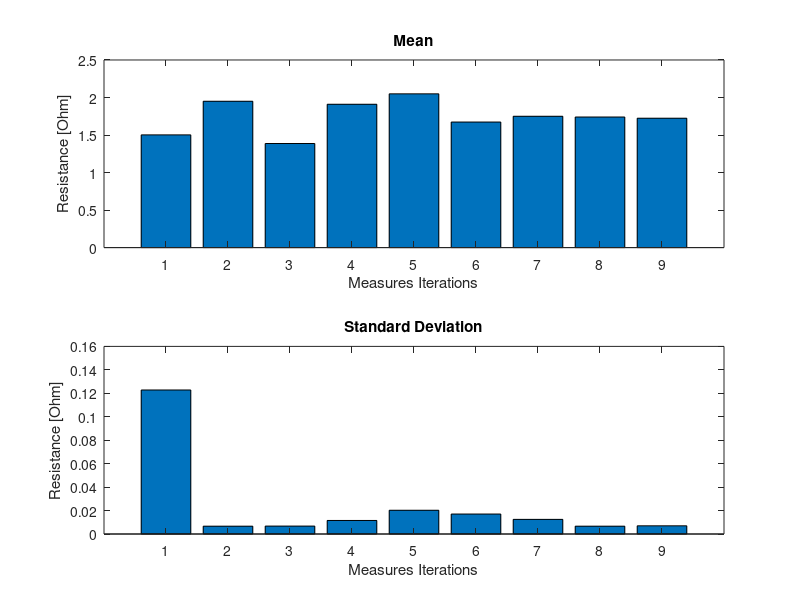

MATLAB code to generate this figure: (Note: this script raises an error after producing the figure.)
clear
load ./Data/v.mat
% Each column (of each loaded variable)
% represents a sensor
% Example: plot(finger_finger(:, 1)) to plot just one of them

mean_ff = mean(finger_finger, 1);
std_ff = std(finger_finger);
mean_rr = mean(ribbon_ribbon, 1);
std_rr = std(ribbon_ribbon);
mean_rf = mean(ribbon_finger, 1);
std_rf = std(ribbon_finger);
mean_c = mean(capacitors, 1);
std_c = std(capacitors);
row_capacitors = reshape(capacitors(:,2:end), 90, 1);

%% Resistance Bar Plots (mean and std)
fig = figure('units','normalized','outerposition',[0 0 1 1]);
subplot(2, 1, 1);
bar(mean_ff);
title("Mean")
ylabel("Resistance [Ohm]")
xlabel("Measures Iterations")
disp("Mean Min/Max finger finger: " + min(mean_ff)+"/"+max(mean_ff))

subplot(2, 1, 2);
bar(std_ff);
title("Standard Deviation")
ylabel("Resistance [Ohm]")
xlabel("Measures Iterations")
fontsize(30, "points")
disp("Std Min/Max finger finger: " + min(std_ff)+"/"+max(std_ff))
saveas(fig, "Figures/bar_finger_finger.png");

fig = figure('units','normalized','outerposition',[0 0 1 1]);
subplot(2, 1, 1);
bar(mean_rr);
title("Mean")
ylabel("Resistance [Ohm]")
xlabel("Measures Iterations")
disp("Mean Min/Max Ribbon Ribbon: " + min(mean_rr)+"/"+max(mean_rr))

subplot(2, 1, 2);
bar(std_rr);
title("Standard Deviation")
ylabel("Resistance [Ohm]")
xlabel("Measures Iterations")
fontsize(30, "points")
disp("Std Min/Max Ribbon Ribbon: " + min(std_rr)+"/"+max(std_rr))
saveas(fig, "Figures/bar_ribbon_ribbon.png");


fig = figure('units','normalized','outerposition',[0 0 1 1]);
subplot(2, 1, 1);
bar(mean_rf);
title("Mean")
ylabel("Resistance [Ohm]")
xlabel("Measures Iterations")
disp("Mean Min/Max Ribbon Finger: " + min(mean_rf)+"/"+max(mean_rf))

subplot(2, 1, 2);
bar(std_rf);
title("Standard Deviation")
ylabel("Resistance [Ohm]")
xlabel("Measures Iterations")
fontsize(30, "points")
disp("Std Min/Max Ribbon Finger: " + min(std_rf)+"/"+max(std_rf))
saveas(fig, "Figures/bar_ribbon_finger.png");

%% Capacitance Bar Plots (mean and std)

fig = figure('units','normalized','outerposition',[0 0 1 1]);
subplot(2, 1, 1);
bar(mean_c);
title("Mean")
ylabel("Capacitance [F]")
xlabel("Measure Iterations")

subplot(2, 1, 2);
bar(std_c);
title("Standard Deviation")
ylabel("Capacitance [F]")
xlabel("Measure Iterations")
fontsize(35, "points")
saveas(fig, "Figures/bar_capacitance.png");

%% Inkjet printing camera measures

fig = figure('units','normalized','outerposition',[0 0 1 1]);
subplot(2, 1, 1);
X = categorical({'Finger Length', 'Finger Width', 'Finger Spacing'});
bar(X, [mean(misure.finger_lenght) ...
     mean(misure.finger_width) ...
     mean(misure.finger_spacing)]);

title("Mean")
ylabel("Capacitance [F]")
xlabel("Measure Iterations")

subplot(2, 1, 2);
bar(X, [std(misure.finger_lenght) ...
     std(misure.finger_width) ...
     std(misure.finger_spacing)]);
title("Standard Deviation")
ylabel("Capacitance [F]")
xlabel("Measure Iterations")
fontsize(35, "points")
% saveas(fig, "Figures/bar_capacitance.png");
%% Compare Capacitance (only PET layer) respect to the measures
% done with the printing machine.
clear
l = 5e-3;           %overlapping finger length
n = 6;              %number of IDC finger pairs
b = 0.3e-3;         %finger width;
d = 0.3e-3;         %finger spacings;

h1 = 140e-6;        %layer 1 thickness;
h2 = 1e-5;          %layer 2 thickness;
h3 = 1e-5;          %layer 3 thickness;
eps1 = 3.5;         %dielectric permittivity of PET (substrate);
eps2 = 1.23;        %dielectric permittivity of Politopamina (sensitive layer);
eps3 = 1;           %dielectric permittivity of layer 3 (MUT);
lambda = 2*(b + d);

% using the setted parameters (during printing)
CKim = c_idc3k(eps1,eps2,eps3,h1,h2,h3,b,d,l,n);
disp("Setted Values Capacitance: " + CKim/1e-12 + " pF")

l = 4998.1e-6; 
b = 0.2997e-3;
d = 0.28785e-3;

% using the printed parameters (during printing)
CKim = c_idc3k(eps1,eps2,eps3,h1,h2,h3,b,d,l,n);
disp("Real Values (means) Capacitance: " + CKim/1e-12 + " pF")

%% Matching model with the real measured capacitances
% Given the capacitance measures obtained with the LCR meter
% we find what values (h1 and eps1) must assume the model
% to match the real capacitances.
fig = figure('units','normalized','outerposition',[0 0 1 1]);
startH = 0.1e-3; 
stepH = 0.05e-3;
endH = lambda;

startEps = 1.23;
stepEps = 0.2;
endEps = 6;

epsVector = zeros(floor((endEps-startEps)/stepEps), 1); % Vector containing the permettivitys of the second layer
hVector = zeros(floor((endH-startH)/stepH), 1); % Vector containing the thicknesses of the second layer
capacitanceVector = zeros(floor((endEps-startEps)/stepEps), 1); % Vector containing the obtained Capacitance values

s.cord = [];
s.c = [];
j = 1;
for newH=startH:stepH:endH
    hVector(j) = newH; % Save for plotting
    i = 1;
    for newEps=startEps:stepEps:endEps        
        capacitanceVector(i) = c_idc3k(newEps,eps2,eps3,newH,h2,h3,b,d,l,n);
        epsVector(i) = newEps; % Save for plotting
        s.cord = [s.cord, [newEps, newH]'];
        s.c = [s.c, capacitanceVector(i)];
        i = i+1;
    end
    plot(epsVector, capacitanceVector, ".-", "MarkerSize", 30, "LineWidth", 2, "DisplayName", strcat("h1= ",string(newH*1e6), " um"));
    hold on
    j = j+1;
end
legend("show", "FontSize", 15, NumColumns=10)
xlabel("Permittivity [F/m]");
ylabel("Capacitance [F]");
set(gca,'FontSize', 35)

mean_c_pico = mean(capacitors*1e-12, 1);

for i=1:1:length(mean_c_pico)
    err = abs(s.c - mean_c_pico(i));
    [value, index] = min(err);
    hold on
    eps = s.cord(:, index);
    plot(eps(1), mean_c_pico(i), ".", "MarkerSize", 50, "Color", "Black", "HandleVisibility","off");
end
saveas(fig, "Figures/matching_capacitance.png");
